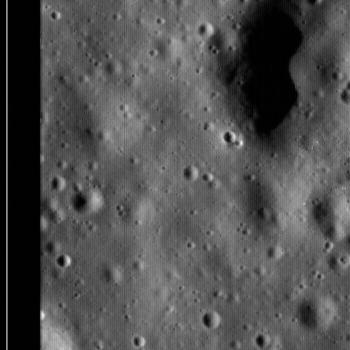
#> input picture data/image/IMG-104.png, 350 x 350 px, given in place of img_5475.jpg, which was not available
$ python image_comparison.py   (older library calls are emulated)
#> lines starting #> are read from the running program, lines starting #| are printed output that depends on the picture; after the words box and inside, x2 and y2 are one past the last pixel; in counts of white or black regions, pixels touching at a corner belong together; pictures that were not available may be replaced by others from this repository, and a replacement may not be noted
#%%
from skimage.measure import compare_ssim
import argparse
import imutils
import cv2
from PIL import Image
import numpy as np

def numpytoimage(numpy):
    numpy = numpy * 255
    image= Image.fromarray(numpy.astype(np.uint8))
    return image


reference = cv2.imread("img_5475.jpg",0)
#> reference is the input picture: shape (350, 350); min 0, max 240, mean 79.2
_, thresh_ref = cv2.threshold(reference, 75, 1, 0)
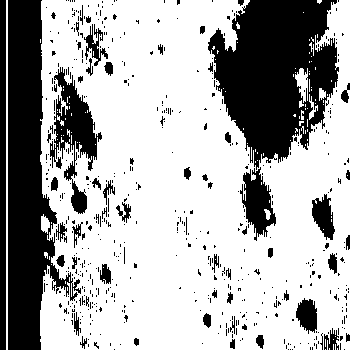
#> thresh_ref: shape (350, 350); values 0 (black) and 1 (white), 67.9% white; 549 black regions (490 under 20 px), largest, box (x1, y1, x2, y2) and area: (208, 0, 339, 170) 14198, (8, 0, 81, 350) 12787, (50, 67, 102, 214) 2828

extract = cv2.imread("marking.jpg",0)
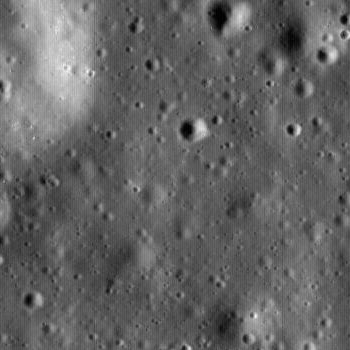
#> input picture data/image/IMG-105.png, 350 x 350 px, given in place of marking.jpg, which was not available
#> extract is the input picture: shape (350, 350); min 0, max 249, mean 99.4
_, thresh_extract = cv2.threshold(extract, 75, 2, 0)
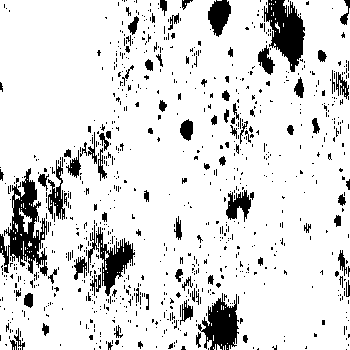
#> thresh_extract: shape (350, 350); values 0 (black) and 2 (white), 87.1% white; 894 black regions (802 under 20 px), largest, box (x1, y1, x2, y2) and area: (0, 168, 48, 276) 2183, (264, 0, 305, 72) 1673, (198, 293, 239, 350) 1318


C = np.zeros(shape=(len(thresh_ref), len(thresh_ref[0]), 3))
#> C: shape (350, 350, 3) float64; every value is 0

for i in range (0, thresh_ref.shape[0],1):
    for j in range(0, thresh_ref.shape[1], 1):
        if thresh_ref[i][j] == thresh_extract[i][j] and thresh_ref[i][j] == 0:
            C[i][j] = 1
        elif thresh_ref[i][j] == 0:
            C[i][j][0] = 0
            C[i][j][1] = 1
            C[i][j][2] = 0
        elif thresh_extract[i][j] == 0:
            C[i][j][0] = 1
            C[i][j][1] = 0
            C[i][j][2] = 0
        else:
            C[i][j][0] = 0.5
            C[i][j][1] = 0.5
            C[i][j][2] = 0.5
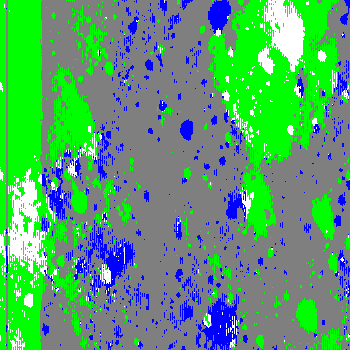
#> C: shape (350, 350, 3) float64; mean of channels 0, 1, 2 0.432, 0.623, 0.357; drawn as B, G, R

C_image = numpytoimage(C)
#> in numpytoimage, `image= Image.fromarray(numpy.astype(np.uint8))`:
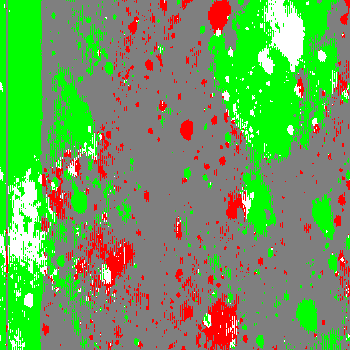
#> image: PIL image 350x350 RGB; mean R, G, B 109.8, 158.6, 90.7
C_image.save("quality.png")

#%%
import cv2

dino = cv2.imread('marking.jpg', 0)
